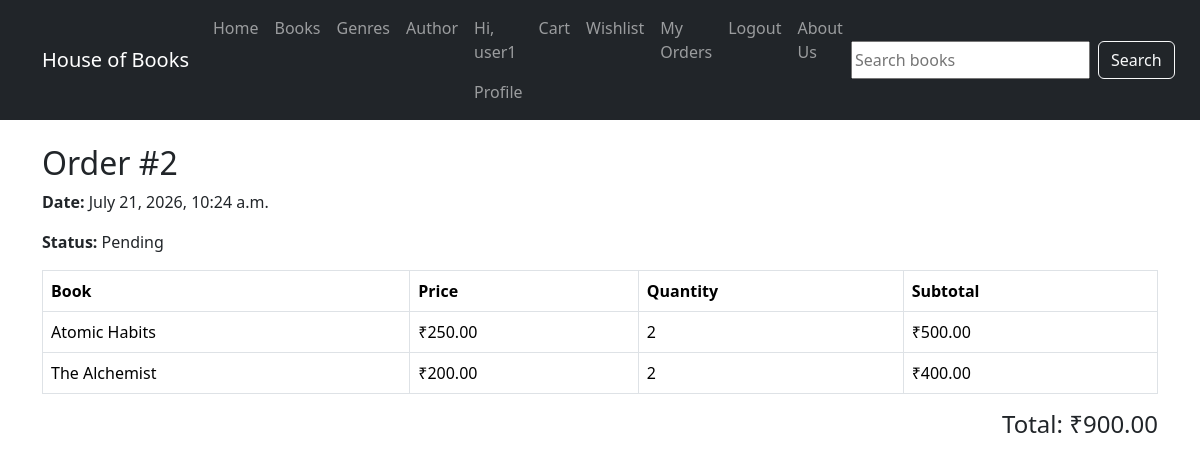
Screenshot of /orders/2/ (signed in) with the database file from the repository.
### books/models.py (models this page shows, shortened)
class Order(models.Model):
    STATUS_CHOICES = [("Pending", "Pending"),
                      ("Confirmed", "Confirmed"),
                      ("Delivered", "Delivered"),
     ]
    user = models.ForeignKey(User, on_delete=models.CASCADE)
    order_date = models.DateTimeField(auto_now_add=True)
    total_amount = models.DecimalField(max_digits=10, decimal_places=2)
    status = models.CharField(max_length=20, choices=STATUS_CHOICES, default="Pending")

class OrderItem(models.Model):
    order = models.ForeignKey(Order, on_delete=models.CASCADE)
    book = models.ForeignKey(Book, on_delete=models.PROTECT)
    quantity = models.PositiveIntegerField()
    price = models.DecimalField(max_digits=10, decimal_places=2)
    @property
    def subtotal(self):
        return self.price * self.quantity

class Book(models.Model):
    title = models.CharField(max_length=200)
    author = models.ForeignKey(Author, on_delete=models.PROTECT)
    genre = models.ForeignKey(Genre, on_delete=models.PROTECT)
    price = models.DecimalField(max_digits=8, decimal_places=2)
    stock = models.PositiveIntegerField(default=0)
    description = models.TextField(blank=True)
    cover_image = models.ImageField(upload_to='books/', blank=True)
    isbn = models.CharField(max_length=13, unique=True)
    average_rating = models.DecimalField(max_digits=3, decimal_places=2, default=0)
    review_count = models.PositiveIntegerField(default=0)

### books/views.py (the view)
# urls.py: path("orders/<int:order_id>/", views.order_detail, name="order_detail"),
@login_required
def order_detail(request, order_id):
    order = get_object_or_404(Order, id=order_id, user=request.user)
    order_items = OrderItem.objects.filter(order=order)
    return render(request, "books/order_detail.html", {"order": order, "order_items": order_items,})

### books/templates/books/order_detail.html
{% extends "books/base.html" %}
{% block content %}
<div class="container mt-4">
    <h2>Order #{{order.id}}</h2>
    <p><strong>Date: </strong>{{order.order_date}}</p>
    <p><strong>Status: </strong>{{order.status}}</p>
    <table class="table table-bordered">
        <thead>
            <tr>
                <th>Book</th>
                <th>Price</th>
                <th>Quantity</th>
                <th>Subtotal</th>
            </tr>
        </thead>
        <tbody>
            {% for item in order_items %}
            <tr>
                <td>{{item.book.title}}</td>
                <td>₹{{item.price}}</td>
                <td>{{item.quantity}}</td>
                <td>₹{{item.subtotal}}</td>
            </tr>
            {% endfor %}
        </tbody>
    </table>
    <h4 class="text-end">Total: ₹{{order.total_amount}}</h4>
</div>
{% endblock %}

### books/templates/books/base.html (shortened to what this page needs)
<!DOCTYPE html>
<html lsmg="en">
<head>
    <link href="https://cdn.jsdelivr.net/npm/bootstrap@5.3.7/dist/css/bootstrap.min.css" rel="stylesheet">
</head>
<body>
    <nav class="navbar navbar-expand-lg navbar-dark bg-dark">
        <div class="container">
            <a class="navbar-brand" href="#">House of Books</a>
            <ul class="navbar-nav ms-auto">
                <li class="nav-item">
                    <a class="nav-link" href="/">Home</a>
                </li>
                <li class="nav-item">
                    <a class="nav-link" href="#">Books</a>
                </li>
                <li class="nav-item">
                    <a class="nav-link" href="#">Genres</a>
                </li>
                <li class="nav-item">
                    <a class="nav-link" href="#">Author</a>
                </li>
                {% if user.is_authenticated %}
                <li class="nav-item">
                    <span class="nav-link" >Hi, {{user.username}}</span>
                    <a class="nav-link" href="{% url 'profile' %}">Profile</a>
                </li>
                <li class="nav-item">
                    <a class="nav-link" href="{% url 'cart' %}">Cart</a>
                </li>
                <li>
                    <a class="nav-link" href="{% url 'wishlist' %}">Wishlist</a>
                </li>
                <li class="nav-item">
                    <a class="nav-link" href="{% url 'order_history' %}">My Orders</a>
                </li>
                <li class="nav-item">
                    <form method="post" action="{% url 'logout' %}" class="d-inline">
                        <button type="submit" class="btn btn-link nav-link border-0 bg-transparent">Logout</button>
                    </form>
                </li>
                {% endif %}
                <li class="nav-item">
                    <a class="nav-link" href="#">About Us</a>
                </li>
            </ul>
            <div class="ms-auto">
            <form class="d-flex" method="GET" action="/">
                <input
                    class="'form-control me-2"
                    type="search"
                    name="search"
                    placeholder="Search books">
                    <button class="btn btn-outline-light" type="submit">Search</button>
            </form>
            </div>
        </div>
    </nav>
    {% block content %}
    {% endblock %}
</body>
</html>

### rows the page displays
Order: id "2", order_date "July 21, 2026, 10:24 a.m.", status "Pending", total_amount "900.00"
OrderItem: book "Atomic Habits", price "250.00", quantity "2", subtotal "500.00"
OrderItem: book "The Alchemist", price "200.00", quantity "2", subtotal "400.00"

### other values shown
{{ user.username }} "user1"
